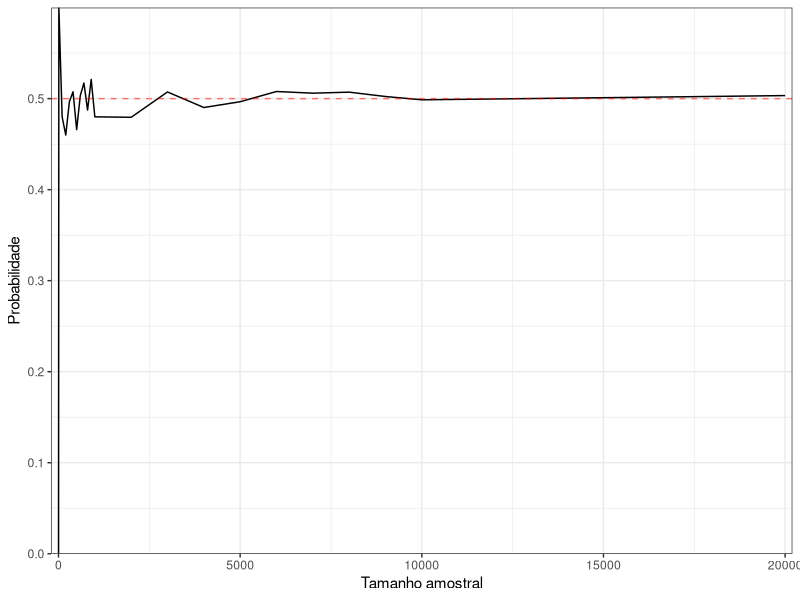

Here is the R script that generated this plot:
## ---- chunk 1
rbinom(n = 10, size = 1, prob = 0.5)
## ---- chunk 2
n=10
(m10 <- sum(rbinom(n, size = 1, prob = 0.5))/n)
## ---- chunk 3
n=100
(m100 <- sum(rbinom(n, size = 1, prob = 0.5))/n)

n=1000
(m100 <- sum(rbinom(n, size = 1, prob = 0.5))/n)

n=10000
(m100 <- sum(rbinom(n, size = 1, prob = 0.5))/n)

n=100000
(m100 <- sum(rbinom(n, size = 1, prob = 0.5))/n)
## ---- chunk 4
library(tidyverse)
library(ggplot2)

num <- c(10^c(0:4), 100*(2:9), 1000*(2:9), 2*10^4)
df <- data.frame(num=numeric(), p=numeric())
## ---- chunk 5
i=1
set.seed(1)
for(i in 1:length(num)){
  df <- rbind(df, 
              cbind(num[i], rbinom(num[i], size=1, prob=0.5)))
}

  
df %>% group_by(V1) %>% 
  summarise(p = mean(V2)) %>% 
  ggplot(aes(x=V1,y=p))+
  geom_line()+
  geom_hline(yintercept=0.5, color="red", linetype="dashed", alpha=0.5)+
  scale_x_continuous(expand = c(0.01, 0))+
  scale_y_continuous(expand = c(0, 0))+
  labs(y="Probabilidade", x="Tamanho amostral")+
  theme_bw()
